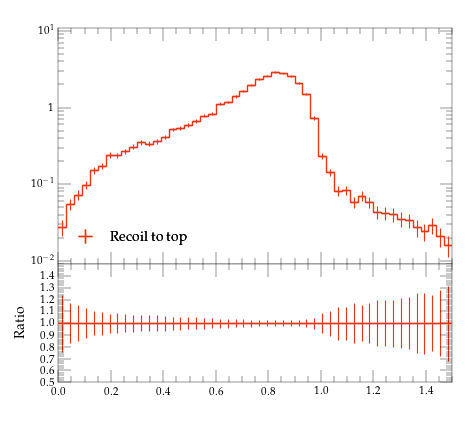

Write Python code to recreate this figure.
#! /usr/bin/env python

# This Python script was auto-generated using YODA v2.0.2.
# Analysis object: /MC_HFJETS_TEST/ptfracB
# Timestamp: 30-07-2026 (13:09:52)

import matplotlib as mpl
import matplotlib.pyplot as plt
mpl.use('Agg') # comment out for interactive use
import os
import numpy as np

plotDir = os.path.split(os.path.realpath(__file__))[0]
if 'YODA_USER_PLOT_PATH' in globals():
    plot_outdir = globals()['YODA_USER_PLOT_PATH']
else:
    plot_outdir = plotDir

#plot style
plt.style.use(os.path.join(plotDir, '../default.mplstyle'))
# plot metadata
figW, figH = plt.rcParams['figure.figsize']
ax_xLabel = r''
ax_yLabel = r''
ax_title  = r''
ax_xScale = 'linear'
ax_yScale = 'log'
xLims = (0.0, 1.5)
yLims = (0.009000000000000001, 11.0)

# TeX-friendly labels for the legend
labels = {
    'legend' : ([ r"Recoil to top" ], r""),
}

# Adjust canvas width and height
canvasW = 10.0
canvasH = 9.0
figW *= canvasW/10.
figH *= canvasH/9.

# Create figure and axis objects
fig, (ax, ratio0_ax) = plt.subplots(2, 1, sharex=True,
                  figsize=(figW,figH), gridspec_kw={'height_ratios': (6.0, 3.0)})

# Set figure margins
plt.subplots_adjust(
    left   = 1.0 * plt.rcParams['figure.subplot.left'],
    right  = 1.0 * plt.rcParams['figure.subplot.right'],
    top    = 1.0 * plt.rcParams['figure.subplot.top'],
    bottom = 1.0 * plt.rcParams['figure.subplot.bottom'])

ratio0_ax.yaxis.set_major_locator(mpl.ticker.MultipleLocator(0.1))
ratio0_ax.set_ylim(0.5, 1.4999)
ratio0_ax.set_ylabel('Ratio')

# the numerical data is stored in a separate file
dataf = dict()
prefix = os.path.split(__file__)[0]
if prefix:    prefix = prefix + '/'
exec(open(prefix+'ptfracB__data.py').read(), dataf)


legend_handles = dict() # keep track of handles for the legend

# style options for curves
# starts at zorder>=5 to draw curve on top of legend
styles = {
  'recoil_t': {
    'color' : '#EE3311',
    'linestyle' : '-',
    'linewidth' : 1,
    'marker' : 'none',
    'markersize' : 2,
    'capsize' : 0.0,
    'zorder' : 5,
    'histstyle' : 1,
    'drawstyle' : 'steps-pre',
    'xerrorbars' : 1,
    'yerrorbars' : 1,
    'fillcolor' : None,
    'fillopacity' : 1.0,
    'ratio0_linestyle' : '-',
    'ratio0_linewidth' : 1,
    'ratio0_marker' : 'none',
    'ratio0_markersize' : 2,
    'ratio0_capsize' : 0.0,
    'ratio0_zorder' : 5,
    'ratio0_histstyle' : 1,
    'ratio0_drawstyle' : 'steps-pre',
    'ratio0_xerrorbars' : 1,
    'ratio0_yerrorbars' : 1,
  },
}

# curve from input yoda files in main panel
for label, yvals in dataf['yvals'].items():
    if all(np.isnan(v) for v in dataf['yvals'][label]):
        continue
    tmp = None
    if styles[label]['histstyle']: # draw as histogram
        xpos = dataf['xedges'][label] if styles[label]['drawstyle'] else dataf['xpoints'][label]
        ypos = np.insert(yvals, 0, yvals[0]) if styles[label]['drawstyle'] else yvals
        if styles[label]['fillcolor']: # fill area below curve
            ax.fill_between(xpos, ypos, step='pre',
                            color=styles[label]['fillcolor'],
                            alpha=styles[label]['fillopacity'])
        tmp, = ax.plot(xpos, ypos,
                       color=styles[label]['color'],
                       linestyle=styles[label]['linestyle'],
                       linewidth=styles[label]['linewidth'],
                       drawstyle=styles[label]['drawstyle'], solid_joinstyle='miter',
                       zorder=styles[label]['zorder'], label=label)
    tmp = ax.errorbar(dataf['xpoints'][label], yvals,
                      xerr=np.array(dataf['xerrs'][label])*styles[label]['xerrorbars'],
                      yerr=np.array(dataf['yerrs'][label])*styles[label]['yerrorbars'],
                      fmt=styles[label]['marker'], capsize=styles[label]['capsize'],
                      markersize=styles[label]['markersize'],
                      ecolor=styles[label]['color'],
                      color=styles[label]['color'], zorder=styles[label]['zorder'])
    tmp[-1][0].set_linestyle(styles[label]['linestyle'])
    tmp[-1][0].set_linewidth(styles[label]['linewidth'])
    if label in dataf['add_legend_handle']:  legend_handles[label] = tmp
    for varLabel in dataf['variation_yvals'].keys():
        if varLabel.startswith(label):
            tmp, = ax.plot(dataf['xedges'][label], dataf['variation_yvals'][varLabel],
                           color=styles[label]['color'],
                           linestyle=styles[label]['linestyle'],
                           linewidth=styles[label]['linewidth'],
                           drawstyle='steps-pre', solid_joinstyle='miter',
                           zorder=styles[label]['zorder'], alpha=0.5)


# plots on ratio panel
# curve from input yoda files in ratio panel
for label, yvals in dataf['ratio0_yvals'].items():
    if all(np.isnan(v) for v in yvals):
        continue
    if styles[label]['ratio0_histstyle']: # plot as histogram
        xpos = dataf['xedges']['recoil_t'] if styles[label]['ratio0_drawstyle'] else dataf['xpoints']['recoil_t']
        ypos = np.insert(yvals, 0, yvals[0]) if styles[label]['ratio0_drawstyle'] else yvals
        ratio0_ax.plot(xpos, ypos,
                       color=styles[label]['color'],
                       linewidth=styles[label]['linewidth'],
                       linestyle=styles[label]['ratio0_linestyle'],
                       drawstyle=styles[label]['ratio0_drawstyle'], zorder=styles[label]['zorder'],
                       solid_joinstyle='miter')
    tmp = ratio0_ax.errorbar(dataf['xpoints']['recoil_t'], yvals,
                             xerr=np.array(dataf['ref_xerrs'])*styles[label]['ratio0_xerrorbars'],
                             yerr=np.array(dataf['ratio0_yerrs'][label])*styles[label]['ratio0_yerrorbars'],
                             fmt=styles[label]['ratio0_marker'], capsize=styles[label]['ratio0_capsize'],
                             markersize=styles[label]['ratio0_markersize'],
                             ecolor=styles[label]['color'],
                             color=styles[label]['color'])
    tmp[-1][0].set_linestyle(styles[label]['ratio0_linestyle'])
    tmp[-1][0].set_linewidth(styles[label]['ratio0_linewidth'])

    for varlabel in dataf['ratio0_variation_vals'].keys():
        if varlabel.startswith(label):
            ratio0_ax.plot(dataf['xedges']['recoil_t'],
                            dataf['ratio0_variation_vals'][varlabel],
                            color=styles[label]['color'],
                            linestyle=styles[label]['linestyle'],
                            linewidth=styles[label]['linewidth'],
                            drawstyle='steps-pre', solid_joinstyle='miter',
                            zorder=1, alpha=0.5)

legend_items = list(legend_handles.values())
ax.add_artist(ax.legend(legend_items,
                        labels['legend'][0],
                        title=labels['legend'][1],
                        alignment='left',
                        loc='lower left',
                        bbox_to_anchor=(0.0, 0.03)))

# set plot metadata as defined above
ratio0_ax.set_xlabel(ax_xLabel)
ratio0_ax.xaxis.set_label_coords(1., -0.15)
ax.set_ylabel(ax_yLabel, ha='right', va='top')
ax.yaxis.set_label_coords(-0.11, 1.0)
ax.set_title(ax_title, loc='left')
ax.set_xscale(ax_xScale)
ax.set_yscale(ax_yScale)
ax.set_xlim(xLims)
ax.set_ylim(yLims)

# tick formatting
plt.rcParams['xtick.top'] = True
plt.rcParams['ytick.right'] = True
ax.yaxis.set_major_locator(mpl.ticker.LogLocator(base=10.0, numticks=np.inf))
ax.yaxis.set_minor_locator(mpl.ticker.LogLocator(
                           base=10.0, subs=np.arange(0.1, 1, 0.1), numticks=np.inf))
fig.align_ylabels((ax, ratio0_ax))
plt.savefig(os.path.join(plot_outdir, 'ptfracB.pdf'), format='PDF')
plt.savefig(os.path.join(plot_outdir, 'ptfracB.png'), format='PNG')

plt.close(fig)
